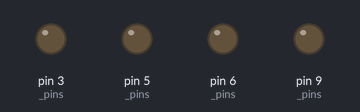
Recording of a sketch running on a simulated Arduino Uno, built with avr-gcc and run on an emulated ATmega328P. Shown: output pins drawn as LEDs (lit = HIGH).

Above: at 0.1 s.
At 1.1 s:
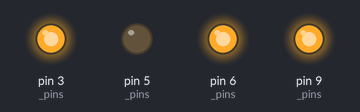
At 1.7 s:
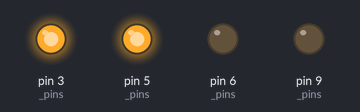
At 2.3 s:
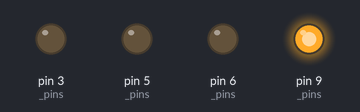
At 3.3 s:
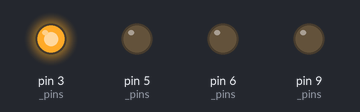
At 4.3 s:
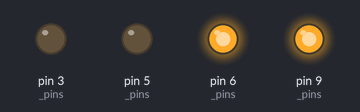
Timing chart, 0 to 4.6 s (numbered marks = the images above):
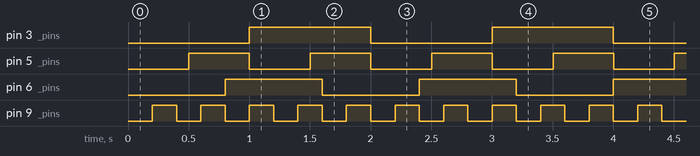

The sketch:

ArduinoThread.ino
```cpp
/** \file threadBlink
 *  \brief Small example to show how to use \ref thread.h .
 *
 *  \author	Jan Beneke <beneke@ito.uni-stuttgart.de>
 *  \author	Universitaet Stuttgart - Institut fuer Technische Optik
 *  \date	21.11.2013
 *  \version	1.0
 */
#include "thread.h"

/** \class _blink
 *  \brief Small class that intializes a pin and executes a blinking patter by set time
 *
 *  \author	Jan Beneke <beneke@ito.uni-stuttgart.de>
 *  \author	Universitaet Stuttgart - Institut fuer Technische Optik
 *  \date	21.11.2013
 *  \version	1.0
 */
class _blink : public thread
{
  int _pin;         //!< LED pin
  bool _state;      //!< Current LED state

  /**
   *  \brief Actual program code that will be called by parten class \ref thread in void loop().
   *
   *  \author	Jan Beneke <beneke@ito.uni-stuttgart.de>
   *  \author	Universitaet Stuttgart - Institut fuer Technische Optik
   *  \date	21.11.2013
   *  \version	1.0
   */
  void computation()
  {
    if( _state)
      digitalWrite(_pin, LOW);
    else
      digitalWrite(_pin, HIGH);
    _state = !_state;
  }
public:
  /**
   *  \brief Constructor: Initializes pin and sets time
   *
   *  \author	Jan Beneke <beneke@ito.uni-stuttgart.de>
   *  \author	Universitaet Stuttgart - Institut fuer Technische Optik
   *  \date	21.11.2013
   *  \version	1.0
   */
  _blink( ulong time, int pin) : _state(LOW), _pin(pin)
  {
    this->setMicros( time);
    pinMode(_pin, OUTPUT);
  }
};

int _n = 4;                           //!< Number of connected pins
int _pins[] = {3,5,6,9};              //!< Pins
ulong _time[] = {1E6,5E5,8E5,2E5};    //!< Target times
_blink* t_blink[4];                   //!< Class object

//! Create class objects and initialize
void setup()
{
  for( int i = 0; i < 4; i++)
    t_blink[i] = new _blink(_time[i], _pins[i]);
}

//! Execute loop
void loop()
{
  for( int i = 0; i < 4; i++)
    t_blink[i]->execute();
}
```

thread.h
```cpp
/** \file thread.h
 *  \brief Simple pseudo thread class that allows "parallel" timed execution of multiple tasks.
 *
 *  \author	Jan Beneke <beneke@ito.uni-stuttgart.de>
 *  \author	Universitaet Stuttgart - Institut fuer Technische Optik
 *  \date	11.12.2013
 *  \version	1.1
 */
#ifndef __THREAD_H__
#define __THREAD_H__

#include "Arduino.h"

#ifndef ulong
typedef unsigned long ulong;	//!< Short term for unsigned long
#endif // ulong
#ifndef uint
typedef unsigned int uint;	//!< Short term for unsigned int
#endif // uint
#ifndef uchar
typedef unsigned char uchar;	//!< Short term for unsigned char
#endif // uchar

#define ULONG_MAX 4294967295
#define ULONG_MEAN 0.5 * ULONG_MAX

/** \class thread
 *  \brief Simple pseudo thread class that allows "parallel" timed execution of multiple tasks.
 *
 *  \author	Jan Beneke <beneke@ito.uni-stuttgart.de>
 *  \author	Universitaet Stuttgart - Institut fuer Technische Optik
 *  \date	11.12.2013
 *  \version	1.1
 */
class thread
{
private:
  ulong _time;       //!< Target time set by user [us]
  ulong _last;       //!< Start time [us]
  int timeout;
  bool error;

  /**
   *  \brief Virtual class that needs to be replaced in sibling. Holds the actual computation.
   *
   *  \author	Jan Beneke <beneke@ito.uni-stuttgart.de>
   *  \author	Universitaet Stuttgart - Institut fuer Technische Optik
   *  \date	21.11.2013
   *  \version	1.0
   */
  virtual void computation() = 0;
public:
  /**
   *  \brief Constructor: Does nothing
   *
   *  \author	Jan Beneke <beneke@ito.uni-stuttgart.de>
   *  \author	Universitaet Stuttgart - Institut fuer Technische Optik
   *  \date	21.11.2013
   *  \version	1.0
   */
  thread() : _time(0), timeout(-1), error(false)
  {
    setMicros(0);
  }

  /**
   *  \brief Constructor: Starts timer and sets target time
   *
   *  \param[in]  time    Target time in micro seconds
   *
   *  \author	Jan Beneke <beneke@ito.uni-stuttgart.de>
   *  \author	Universitaet Stuttgart - Institut fuer Technische Optik
   *  \date	21.11.2013
   *  \version	1.0
   */
  thread( ulong time) : _time(time), timeout(-1), error(false)
  {
    setMicros( time);
  }

  /**
   *  \brief Checks time and executes computation. This function MUST be used to execute something.
   *
   *  \author	Jan Beneke <beneke@ito.uni-stuttgart.de>
   *  \author	Universitaet Stuttgart - Institut fuer Technische Optik
   *  \date	21.11.2013
   *  \version	1.0
   */
  void execute()
  {
    ulong _now = micros();
    long passed = (long)(_now - (_last+_time));
    if( passed >= 0)
    {
      if( timeout >= 0 && passed >= timeout)
      {
        error = true;
      }

      _last = _now;
      computation();
    }
  }

  /**
   *  \brief Set critical timeout
   *
   *  \param[in]  to    Timeout in micro seconds
   *
   *  \author	Jan Beneke <beneke@ito.uni-stuttgart.de>
   *  \author	Universitaet Stuttgart - Institut fuer Technische Optik
   *  \date	11.12.2013
   *  \version	1.0
   */
  void setTimeout( int to)
  {
    timeout = to;
  }

  /**
   *  \brief Get critical timeout
   *
   *  \return Timeout in micro seconds
   *
   *  \author	Jan Beneke <beneke@ito.uni-stuttgart.de>
   *  \author	Universitaet Stuttgart - Institut fuer Technische Optik
   *  \date	11.12.2013
   *  \version	1.0
   */
  int getTimeout()
  {
    return timeout;
  }

  /**
   *  \brief Set error flag
   *
   *  \param[in]  err    Error flag (default is true)
   *
   *  \author	Jan Beneke <beneke@ito.uni-stuttgart.de>
   *  \author	Universitaet Stuttgart - Institut fuer Technische Optik
   *  \date	11.12.2013
   *  \version	1.0
   */
  void setError( bool err = true)
  {
    error = err;
  }

  /**
   *  \brief Reset error.
   *
   *  Set flag to false
   *
   *  \author	Jan Beneke <beneke@ito.uni-stuttgart.de>
   *  \author	Universitaet Stuttgart - Institut fuer Technische Optik
   *  \date	11.12.2013
   *  \version	1.0
   */
  void resetError()
  {
    setError( false);
  }

  /**
   *  \brief Get error flag
   *
   *  \return  Error flag
   *
   *  \author	Jan Beneke <beneke@ito.uni-stuttgart.de>
   *  \author	Universitaet Stuttgart - Institut fuer Technische Optik
   *  \date	11.12.2013
   *  \version	1.0
   */
  bool getError()
  {
    return error;
  }

  /**
   *  \brief Set target time in micro seconds
   *
   *  \param[in]  time    Target time in micro seconds
   *
   *  \author	Jan Beneke <beneke@ito.uni-stuttgart.de>
   *  \author	Universitaet Stuttgart - Institut fuer Technische Optik
   *  \date	21.11.2013
   *  \version	1.0
   */
  void setMicros( ulong time)
  {
    _time = time;
    _last = micros();
  }

  /**
   *  \brief Set target time in milli seconds
   *
   *  \param[in]  time    Target time in milli seconds
   *
   *  \author	Jan Beneke <beneke@ito.uni-stuttgart.de>
   *  \author	Universitaet Stuttgart - Institut fuer Technische Optik
   *  \date	21.11.2013
   *  \version	1.0
   */
  void setMillis( ulong time)
  {
    setMicros(1000 * time);
  }

  /**
   *  \brief Set target time in seconds
   *
   *  \param[in]  time    Target time in seconds
   *
   *  \author	Jan Beneke <beneke@ito.uni-stuttgart.de>
   *  \author	Universitaet Stuttgart - Institut fuer Technische Optik
   *  \date	21.11.2013
   *  \version	1.0
   */
  void setSeconds( ulong time)
  {
    setMicros(1000000 * time);
  }

  /**
   *  \brief Set target frequency in Hz
   *
   *  \param[in]  frequency    Target frequency in Hz
   *
   *  \author	Jan Beneke <beneke@ito.uni-stuttgart.de>
   *  \author	Universitaet Stuttgart - Institut fuer Technische Optik
   *  \date	21.11.2013
   *  \version	1.0
   */
  void setHz( double frequency)
  {
    setMicros(1000000./frequency);
  }

  /**
   *  \brief Get target time in micro seconds
   *
   *  \return Target time in micro seconds
   *
   *  \author	Jan Beneke <beneke@ito.uni-stuttgart.de>
   *  \author	Universitaet Stuttgart - Institut fuer Technische Optik
   *  \date	21.11.2013
   *  \version	1.0
   */
  ulong getMicros()
  {
    return _time;
  }

  /**
   *  \brief Get target time in milli seconds
   *
   *  \return Target time in milli seconds
   *
   *  \author	Jan Beneke <beneke@ito.uni-stuttgart.de>
   *  \author	Universitaet Stuttgart - Institut fuer Technische Optik
   *  \date	21.11.2013
   *  \version	1.0
   */
  ulong getMillis()
  {
    return (ulong)ceil((double)getMicros() / 1000.);
  }

  /**
   *  \brief Get target time in seconds
   *
   *  \return Target time in seconds
   *
   *  \author	Jan Beneke <beneke@ito.uni-stuttgart.de>
   *  \author	Universitaet Stuttgart - Institut fuer Technische Optik
   *  \date	21.11.2013
   *  \version	1.0
   */
  ulong getSeconds()
  {
    return (ulong)ceil((double)getMicros() / 1000000.);
  }

  /**
   *  \brief Get target frequency in Hz
   *
   *  \return Target frequency in Hz
   *
   *  \author	Jan Beneke <beneke@ito.uni-stuttgart.de>
   *  \author	Universitaet Stuttgart - Institut fuer Technische Optik
   *  \date	21.11.2013
   *  \version	1.0
   */
  double getHz()
  {
    return (ulong)(1./ceil((double)getMicros() / 1000000.));
  }
};

#endif // __THREAD_H__
```

Measured:
- by itself, pin 3 (_pins): alternates HIGH for 1.0 s and LOW for 1.0 s
- by itself, pin 5 (_pins): alternates HIGH for 0.50 s and LOW for 0.50 s
- by itself, pin 6 (_pins): alternates HIGH for 0.80 s and LOW for 0.80 s
- by itself, pin 9 (_pins): alternates HIGH for 0.20 s and LOW for 0.20 s
